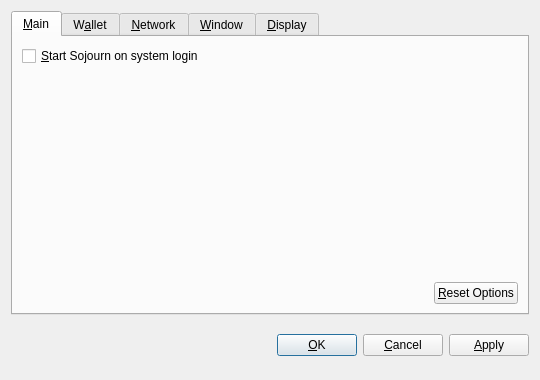
<?xml version="1.0" encoding="UTF-8"?>
<ui version="4.0">
 <class>OptionsDialog</class>
 <widget class="QDialog" name="OptionsDialog">
  <property name="geometry">
   <rect>
    <x>0</x>
    <y>0</y>
    <width>540</width>
    <height>380</height>
   </rect>
  </property>
  <property name="windowTitle">
   <string>Options</string>
  </property>
  <property name="modal">
   <bool>true</bool>
  </property>
  <layout class="QVBoxLayout" name="verticalLayout">
   <item>
    <widget class="QTabWidget" name="tabWidget">
     <property name="tabPosition">
      <enum>QTabWidget::North</enum>
     </property>
     <property name="currentIndex">
      <number>0</number>
     </property>
     <widget class="QWidget" name="tabMain">
      <attribute name="title">
       <string>&amp;Main</string>
      </attribute>
      <layout class="QVBoxLayout" name="verticalLayout_Main">
       <item>
        <widget class="QCheckBox" name="bitcoinAtStartup">
         <property name="toolTip">
          <string>Automatically start Sojourn after logging in to the system.</string>
         </property>
         <property name="text">
          <string>&amp;Start Sojourn on system login</string>
         </property>
        </widget>
       </item>
       <item>
        <spacer name="verticalSpacer_Main">
         <property name="orientation">
          <enum>Qt::Vertical</enum>
         </property>
         <property name="sizeHint" stdset="0">
          <size>
           <width>20</width>
           <height>40</height>
          </size>
         </property>
        </spacer>
       </item>
       <item>
        <layout class="QHBoxLayout" name="horizontalLayout_2_Main">
         <item>
          <spacer name="horizontalSpacer_2_Main">
           <property name="orientation">
            <enum>Qt::Horizontal</enum>
           </property>
           <property name="sizeHint" stdset="0">
            <size>
             <width>40</width>
             <height>20</height>
            </size>
           </property>
          </spacer>
         </item>
         <item>
          <widget class="QPushButton" name="resetButton">
           <property name="toolTip">
            <string>Reset all client options to default.</string>
           </property>
           <property name="text">
            <string>&amp;Reset Options</string>
           </property>
           <property name="autoDefault">
            <bool>false</bool>
           </property>
          </widget>
         </item>
        </layout>
       </item>
      </layout>
     </widget>
     <widget class="QWidget" name="tabWallet">
      <attribute name="title">
       <string>W&amp;allet</string>
      </attribute>
      <layout class="QVBoxLayout" name="verticalLayout_Network">
       <item>
        <widget class="QLabel" name="transactionFeeInfoLabel">
         <property name="text">
          <string>Optional transaction fee per kB that helps make sure your transactions are processed quickly. Most transactions are 1 kB.</string>
         </property>
         <property name="textFormat">
          <enum>Qt::PlainText</enum>
         </property>
         <property name="wordWrap">
          <bool>true</bool>
         </property>
        </widget>
       </item>
       <item>
        <layout class="QHBoxLayout" name="horizontalLayout_1_Main">
         <item>
          <widget class="QLabel" name="transactionFeeLabel">
           <property name="text">
            <string>Pay transaction &amp;fee</string>
           </property>
           <property name="textFormat">
            <enum>Qt::PlainText</enum>
           </property>
           <property name="buddy">
            <cstring>transactionFee</cstring>
           </property>
          </widget>
         </item>
         <item>
          <widget class="BitcoinAmountField" name="transactionFee"/>
         </item>
         <item>
          <spacer name="horizontalSpacer_1_Main">
           <property name="orientation">
            <enum>Qt::Horizontal</enum>
           </property>
           <property name="sizeHint" stdset="0">
            <size>
             <width>40</width>
             <height>20</height>
            </size>
           </property>
          </spacer>
         </item>
        </layout>
       </item>
       <item>
        <widget class="QLabel" name="label">
         <property name="text">
          <string>If you disable the spending of unconfirmed change, the change from a transaction cannot be used until that transaction has at least one confirmation. This also affects how your balance is computed.</string>
         </property>
         <property name="wordWrap">
          <bool>true</bool>
         </property>
        </widget>
       </item>
       <item>
        <widget class="QCheckBox" name="spendZeroConfChange">
         <property name="text">
          <string>Spend unconfirmed change  (experts only)</string>
         </property>
        </widget>
       </item>
       <item>
        <spacer name="verticalSpacer">
         <property name="orientation">
          <enum>Qt::Vertical</enum>
         </property>
         <property name="sizeHint" stdset="0">
          <size>
           <width>20</width>
           <height>40</height>
          </size>
         </property>
        </spacer>
       </item>
      </layout>
     </widget>
     <widget class="QWidget" name="tabNetwork">
      <attribute name="title">
       <string>&amp;Network</string>
      </attribute>
      <layout class="QVBoxLayout" name="verticalLayout_Network">
       <item>
        <widget class="QCheckBox" name="mapPortUpnp">
         <property name="toolTip">
          <string>Automatically open the Sojourn client port on the router. This only works when your router supports UPnP and it is enabled.</string>
         </property>
         <property name="text">
          <string>Map port using &amp;UPnP</string>
         </property>
        </widget>
       </item>
       <item>
        <widget class="QCheckBox" name="connectSocks">
         <property name="toolTip">
          <string>Connect to the Sojourn network through a SOCKS proxy (e.g. when connecting through Tor).</string>
         </property>
         <property name="text">
          <string>&amp;Connect through SOCKS proxy:</string>
         </property>
        </widget>
       </item>
       <item>
        <layout class="QHBoxLayout" name="horizontalLayout_Network">
         <item>
          <widget class="QLabel" name="proxyIpLabel">
           <property name="text">
            <string>Proxy &amp;IP:</string>
           </property>
           <property name="textFormat">
            <enum>Qt::PlainText</enum>
           </property>
           <property name="buddy">
            <cstring>proxyIp</cstring>
           </property>
          </widget>
         </item>
         <item>
          <widget class="QValidatedLineEdit" name="proxyIp">
           <property name="maximumSize">
            <size>
             <width>140</width>
             <height>16777215</height>
            </size>
           </property>
           <property name="toolTip">
            <string>IP address of the proxy (e.g. 127.0.0.1)</string>
           </property>
          </widget>
         </item>
         <item>
          <widget class="QLabel" name="proxyPortLabel">
           <property name="text">
            <string>&amp;Port:</string>
           </property>
           <property name="textFormat">
            <enum>Qt::PlainText</enum>
           </property>
           <property name="buddy">
            <cstring>proxyPort</cstring>
           </property>
          </widget>
         </item>
         <item>
          <widget class="QLineEdit" name="proxyPort">
           <property name="maximumSize">
            <size>
             <width>55</width>
             <height>16777215</height>
            </size>
           </property>
           <property name="toolTip">
            <string>Port of the proxy (e.g. 9050)</string>
           </property>
          </widget>
         </item>
         <item>
          <widget class="QLabel" name="socksVersionLabel">
           <property name="text">
            <string>SOCKS &amp;Version:</string>
           </property>
           <property name="textFormat">
            <enum>Qt::PlainText</enum>
           </property>
           <property name="buddy">
            <cstring>socksVersion</cstring>
           </property>
          </widget>
         </item>
         <item>
          <widget class="QValueComboBox" name="socksVersion">
           <property name="toolTip">
            <string>SOCKS version of the proxy (e.g. 5)</string>
           </property>
          </widget>
         </item>
         <item>
          <spacer name="horizontalSpacer_Network">
           <property name="orientation">
            <enum>Qt::Horizontal</enum>
           </property>
           <property name="sizeHint" stdset="0">
            <size>
             <width>40</width>
             <height>20</height>
            </size>
           </property>
          </spacer>
         </item>
        </layout>
       </item>
       <item>
        <spacer name="verticalSpacer_Network">
         <property name="orientation">
          <enum>Qt::Vertical</enum>
         </property>
         <property name="sizeHint" stdset="0">
          <size>
           <width>20</width>
           <height>40</height>
          </size>
         </property>
        </spacer>
       </item>
      </layout>
     </widget>
     <widget class="QWidget" name="tabWindow">
      <attribute name="title">
       <string>&amp;Window</string>
      </attribute>
      <layout class="QVBoxLayout" name="verticalLayout_Window">
       <item>
        <widget class="QCheckBox" name="minimizeToTray">
         <property name="toolTip">
          <string>Show only a tray icon after minimizing the window.</string>
         </property>
         <property name="text">
          <string>&amp;Minimize to the tray instead of the taskbar</string>
         </property>
        </widget>
       </item>
       <item>
        <widget class="QCheckBox" name="minimizeOnClose">
         <property name="toolTip">
          <string>Minimize instead of exit the application when the window is closed. When this option is enabled, the application will be closed only after selecting Quit in the menu.</string>
         </property>
         <property name="text">
          <string>M&amp;inimize on close</string>
         </property>
        </widget>
       </item>
       <item>
        <spacer name="verticalSpacer_Window">
         <property name="orientation">
          <enum>Qt::Vertical</enum>
         </property>
         <property name="sizeHint" stdset="0">
          <size>
           <width>20</width>
           <height>40</height>
          </size>
         </property>
        </spacer>
       </item>
      </layout>
     </widget>
     <widget class="QWidget" name="tabDisplay">
      <attribute name="title">
       <string>&amp;Display</string>
      </attribute>
      <layout class="QVBoxLayout" name="verticalLayout_Display">
       <item>
        <layout class="QHBoxLayout" name="horizontalLayout_1_Display">
         <item>
          <widget class="QLabel" name="langLabel">
           <property name="text">
            <string>User Interface &amp;language:</string>
           </property>
           <property name="textFormat">
            <enum>Qt::PlainText</enum>
           </property>
           <property name="buddy">
            <cstring>lang</cstring>
           </property>
          </widget>
         </item>
         <item>
          <widget class="QValueComboBox" name="lang">
           <property name="toolTip">
            <string>The user interface language can be set here. This setting will take effect after restarting Sojourn.</string>
           </property>
          </widget>
         </item>
        </layout>
       </item>
       <item>
        <layout class="QHBoxLayout" name="horizontalLayout_2_Display">
         <item>
          <widget class="QLabel" name="unitLabel">
           <property name="text">
            <string>&amp;Unit to show amounts in:</string>
           </property>
           <property name="textFormat">
            <enum>Qt::PlainText</enum>
           </property>
           <property name="buddy">
            <cstring>unit</cstring>
           </property>
          </widget>
         </item>
         <item>
          <widget class="QValueComboBox" name="unit">
           <property name="toolTip">
            <string>Choose the default subdivision unit to show in the interface and when sending coins.</string>
           </property>
          </widget>
         </item>
        </layout>
       </item>
       <item>
        <widget class="QCheckBox" name="displayAddresses">
         <property name="toolTip">
          <string>Whether to show Sojourn addresses in the transaction list or not.</string>
         </property>
         <property name="text">
          <string>&amp;Display addresses in transaction list</string>
         </property>
        </widget>
       </item>
       <item>
        <widget class="QCheckBox" name="coinControlFeatures">
         <property name="toolTip">
          <string>Whether to show coin control features or not.</string>
         </property>
         <property name="text">
          <string>Display coin &amp;control features (experts only!)</string>
         </property>
        </widget>
       </item>
       <item>
        <spacer name="verticalSpacer_Display">
         <property name="orientation">
          <enum>Qt::Vertical</enum>
         </property>
         <property name="sizeHint" stdset="0">
          <size>
           <width>20</width>
           <height>40</height>
          </size>
         </property>
        </spacer>
       </item>
      </layout>
     </widget>
    </widget>
   </item>
   <item>
    <layout class="QHBoxLayout" name="horizontalLayout_Buttons">
     <item>
      <spacer name="horizontalSpacer_1">
       <property name="orientation">
        <enum>Qt::Horizontal</enum>
       </property>
       <property name="sizeHint" stdset="0">
        <size>
         <width>40</width>
         <height>48</height>
        </size>
       </property>
      </spacer>
     </item>
     <item>
      <widget class="QLabel" name="statusLabel">
       <property name="font">
        <font>
         <weight>75</weight>
         <bold>true</bold>
        </font>
       </property>
       <property name="text">
        <string/>
       </property>
       <property name="textFormat">
        <enum>Qt::PlainText</enum>
       </property>
       <property name="wordWrap">
        <bool>true</bool>
       </property>
      </widget>
     </item>
     <item>
      <spacer name="horizontalSpacer_2">
       <property name="orientation">
        <enum>Qt::Horizontal</enum>
       </property>
       <property name="sizeHint" stdset="0">
        <size>
         <width>40</width>
         <height>48</height>
        </size>
       </property>
      </spacer>
     </item>
     <item>
      <widget class="QPushButton" name="okButton">
       <property name="text">
        <string>&amp;OK</string>
       </property>
      </widget>
     </item>
     <item>
      <widget class="QPushButton" name="cancelButton">
       <property name="text">
        <string>&amp;Cancel</string>
       </property>
       <property name="autoDefault">
        <bool>false</bool>
       </property>
      </widget>
     </item>
     <item>
      <widget class="QPushButton" name="applyButton">
       <property name="text">
        <string>&amp;Apply</string>
       </property>
       <property name="autoDefault">
        <bool>false</bool>
       </property>
      </widget>
     </item>
    </layout>
   </item>
  </layout>
 </widget>
 <customwidgets>
  <customwidget>
   <class>BitcoinAmountField</class>
   <extends>QSpinBox</extends>
   <header>bitcoinamountfield.h</header>
  </customwidget>
  <customwidget>
   <class>QValueComboBox</class>
   <extends>QComboBox</extends>
   <header>qvaluecombobox.h</header>
  </customwidget>
  <customwidget>
   <class>QValidatedLineEdit</class>
   <extends>QLineEdit</extends>
   <header>qvalidatedlineedit.h</header>
  </customwidget>
 </customwidgets>
 <resources/>
 <connections/>
</ui>
